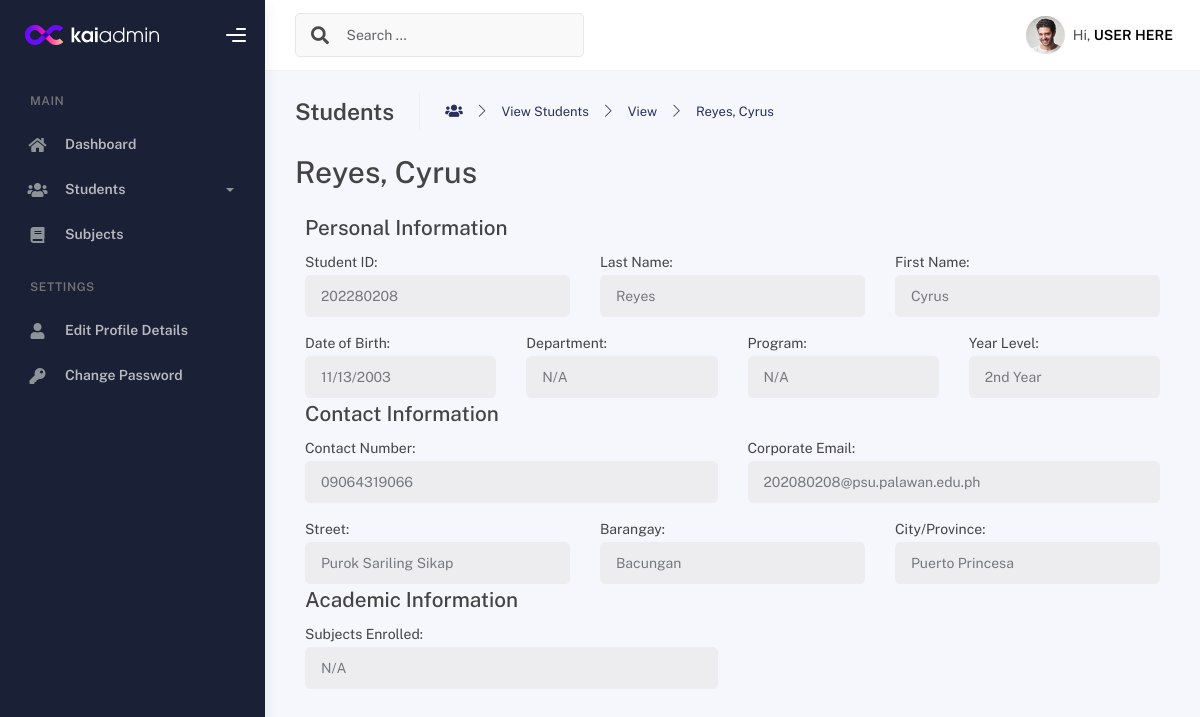
The page /admin/student/view-student.php?id_student=202280208 on the database its author committed.
### tables this page shows
CREATE TABLE `students` (
  `studentID` int(11) NOT NULL,
  `firstName` varchar(50) NOT NULL,
  `lastName` varchar(50) NOT NULL,
  `middleName` varchar(50) NOT NULL,
  `dateofbirth` date NOT NULL,
  `contactNo` varchar(15) NOT NULL,
  `email` varchar(75) NOT NULL,
  `street` varchar(50) DEFAULT NULL,
  `barangay` varchar(50) DEFAULT NULL,
  `city_province` varchar(50) DEFAULT NULL,
  `yearLevel` varchar(25) NOT NULL
);

### admin/student/view-student.php (the view, shortened to what this page needs)
<?php
include 'dbcon.php';
$row = null;
if (isset($_GET['id_student'])) {
    $student_id = $_GET['id_student'];
    $sql = "SELECT * FROM students WHERE studentID = ?";
    $stmt = $con->prepare($sql);
    $stmt->bind_param("i", $student_id);
    $stmt->execute();
    $result = $stmt->get_result();
    if ($result->num_rows > 0) {
        $row = $result->fetch_assoc();
    } else {
        echo "Student not found.";
    }
} else {
    echo "No student selected.";
}
?>
<!DOCTYPE html>
<html lang="en">
  <head>
    <link rel="stylesheet" href="../../assets/css/bootstrap.min.css" />
    <link rel="stylesheet" href="../../assets/css/plugins.min.css" />
    <link rel="stylesheet" href="../../assets/css/kaiadmin.min.css" />
  </head>
  <body>
    <div class="wrapper">
      <div class="sidebar" data-background-color="dark">
        <div class="sidebar-logo">
          <div class="logo-header" data-background-color="dark">
            <a href="index.html" class="logo">
              <img src="../../assets/img/kaiadmin/logo_light.svg" alt="navbar brand" class="navbar-brand" height="20" />
            </a>
            <div class="nav-toggle">
						<button class="btn btn-toggle toggle-sidebar">
							<i class="gg-menu-right"></i>
						</button>
					</div>
          </div>
        </div>
        <div class="sidebar-wrapper scrollbar scrollbar-inner">
          <div class="sidebar-content">
            <ul class="nav nav-secondary">
              <li class="nav-section">
                <h4 class="text-section">MAIN</h4>
              </li>
              <li class="nav-item">
                <a href="../dashboard.php">
                  <i class="fas fa-home"></i>
                  <p>Dashboard</p>
                </a>
              </li>
              <li class="nav-item">
                <a data-bs-toggle="collapse" href="#base">
                  <i class="fas fa-users"></i>
                  <p>Students</p>
                  <span class="caret"></span>
                </a>
              </li>
              <li class="nav-item">
                <a href="../manage-subjects.php">
                  <i class="fas fa-book"></i>
                  <p>Subjects</p>
                </a>
              </li>
              <li class="nav-section">
                <h4 class="text-section">Settings</h4>
              </li>
              <li class="nav-item">
                <a href="#base">
                  <i class="fas fa-user"></i>
                  <p>Edit Profile Details</p>
                </a>
              </li>
              <li class="nav-item">
                <a href="#base">
                  <i class="fas fa-key"></i>
                  <p>Change Password</p>
                </a>
              </li>
            </ul>
          </div>
        </div>
      </div>
      <div class="main-panel">
        <div class="main-header">
          <nav
            class="navbar navbar-header navbar-header-transparent navbar-expand-lg border-bottom"
          >
            <div class="container-fluid">
              <nav
                class="navbar navbar-header-left navbar-expand-lg navbar-form nav-search p-0 d-none d-lg-flex"
              >
                <div class="input-group">
                  <div class="input-group-prepend">
                    <button type="submit" class="btn btn-search pe-1">
                      <i class="fa fa-search search-icon"></i>
                    </button>
                  </div>
                  <input type="text" placeholder="Search ..." class="form-control" />
                </div>
              </nav>
              <ul class="navbar-nav topbar-nav ms-md-auto align-items-center">
                <li class="nav-item topbar-user dropdown hidden-caret">
                  <a
                    class="dropdown-toggle profile-pic"
                    data-bs-toggle="dropdown"
                    href="#"
                    aria-expanded="false"
                  >
                    <div class="avatar-sm">
                      <img
                        src="../../assets/img/profile.jpg"
                        alt="..."
                        class="avatar-img rounded-circle"
                      />
                    </div>
                    <span class="profile-username">
                      <span class="op-7">Hi,</span> <span class="fw-bold">USER HERE</span>
                    </span>
                  </a>
                </li>
              </ul>
            </div>
          </nav>
        </div>
        <div class="container">
          <div class="page-inner">
            <div class="page-header">
              <h4 class="page-title">Students</h4>
              <ul class="breadcrumbs">
                <li class="nav-home">
                    <i class="fas fa-users"></i>
                </li>
                <li class="separator">
                  <i class="icon-arrow-right"></i>
                </li>
                <li class="nav-item">
                  <a href="../manage-students.php">View Students</a>
                </li>
                <li class="separator">
                  <i class="icon-arrow-right"></i>
                </li>
                <li class="nav-item">
                  <a href="../manage-students.php">View</a>
                </li>
                <li class="separator">
                  <i class="icon-arrow-right"></i>
                </li>
                <li class="nav-item">
                  <a href="#"><?php echo isset($row) ? htmlspecialchars($row['lastName'] . ", " . $row['firstName']) : 'N/A'; ?></a>
                </li>
              </ul>
            </div>
            <div class="page-category">
                <div class="row">
                    <div class="col-md-12">
                        <div class="col-md-12 row">
                            <div class="col-md-6">
                                <h1><?php echo isset($row) ? htmlspecialchars($row['lastName'] . ", " . $row['firstName']) : 'N/A'; ?></h1>
                            </div>
                        </div>
                        <div class="form-group row">
                            <h4>Personal Information</h4>
                            <div class="col-sm-4 mb-3">
                                Student ID: <input type="text" class="form-control form-control-user" name="studentID" disabled
                                    value="<?php echo isset($row['studentID']) ? htmlspecialchars($row['studentID']) : 'N/A'; ?>">
                            </div>
                            <div class="col-sm-4 mb-3 mb-sm-0">
                                Last Name: <input type="text" class="form-control form-control-user" name="lastName" disabled
                                    value="<?php echo isset($row['lastName']) ? htmlspecialchars($row['lastName']) : 'N/A'; ?>">
                            </div>
                            <div class="col-sm-4 mb-3">
                                First Name: <input type="text" class="form-control form-control-user" name="firstName" disabled
                                    value="<?php echo isset($row['firstName']) ? htmlspecialchars($row['firstName']) : 'N/A'; ?>">
                            </div>
                            <div class="col-sm-3 mb-3 mb-sm-0">
                                Date of Birth: <input type="date" class="form-control form-control-user" name="dateofbirth" disabled
                                    value="<?php echo isset($row['dateofbirth']) ? htmlspecialchars($row['dateofbirth']) : 'N/A'; ?>">
                            </div>
                            <div class="col-sm-3 mb-3 mb-sm-0">
                                Department: <input type="text" class="form-control form-control-user" name="department" disabled
                                    value="<?php echo isset($row['department']) ? htmlspecialchars($row['department']) : 'N/A'; ?>">
                            </div>
                            <div class="col-sm-3 mb-3 mb-sm-0">
                                Program: <input type="text" class="form-control form-control-user" name="program" disabled
                                    value="<?php echo isset($row['program']) ? htmlspecialchars($row['program']) : 'N/A'; ?>">
                            </div>
                            <div class="col-sm-3 mb-3 mb-sm-0">
                                Year Level: <input type="text" class="form-control form-control-user" name="yearLevel" disabled
                                    value="<?php echo isset($row['yearLevel']) ? htmlspecialchars($row['yearLevel']) : 'N/A'; ?>">
                            </div>
                            <h4>Contact Information</h4>
                            <div class="col-sm-6 mb-3 mb-sm-0">
                                Contact Number: <input type="text" class="form-control form-control-user" name="contactNo" disabled
                                    value="<?php echo isset($row['contactNo']) ? htmlspecialchars($row['contactNo']) : 'N/A'; ?>">
                            </div>
                            <div class="col-sm-6 mb-3">
                                Corporate Email: <input type="text" class="form-control form-control-user" name="email" disabled
                                    value="<?php echo isset($row['email']) ? htmlspecialchars($row['email']) : 'N/A'; ?>">
                            </div>
                            <div class="col-sm-4 mb-3 mb-sm-0">
                                Street: <input type="text" class="form-control form-control-user" name="street" disabled
                                    value="<?php echo isset($row['street']) ? htmlspecialchars($row['street']) : 'N/A'; ?>">
                            </div>
                            <div class="col-sm-4 mb-3 mb-sm-0">
                                Barangay: <input type="text" class="form-control form-control-user" name="barangay" disabled
                                    value="<?php echo isset($row['barangay']) ? htmlspecialchars($row['barangay']) : 'N/A'; ?>">
                            </div>
                            <div class="col-sm-4 mb-3 mb-sm-0">
                                City/Province: <input type="text" class="form-control form-control-user" name="cityProvince" disabled
                                    value="<?php echo isset($row['city_province']) ? htmlspecialchars($row['city_province']) : 'N/A'; ?>">
                            </div>
                            <h4>Academic Information</h4>
                            <div class="col-sm-6 mb-3">
                                Subjects Enrolled:
                                <input type="text" class="form-control form-control-user" name="subject" disabled
                                    value="<?php echo isset($row['subject_1']) ? htmlspecialchars($row['subject_1']) : 'N/A'; ?>"><br>
                            </div>
                        </div>
                    </div>
                </div>
            </div>
          </div>
        </div>
      </div>
    </div>
</body>
</html>

### rows shown on the page
students: lastName+firstName "Reyes, Cyrus", studentID "202280208", lastName "Reyes", firstName "Cyrus", dateofbirth "11/13/2003", yearLevel "2nd Year", contactNo "09064319066", email "202080208@psu.palawan.edu.ph", street "Purok Sariling Sikap", barangay "Bacungan", cityProvince "Puerto Princesa"
